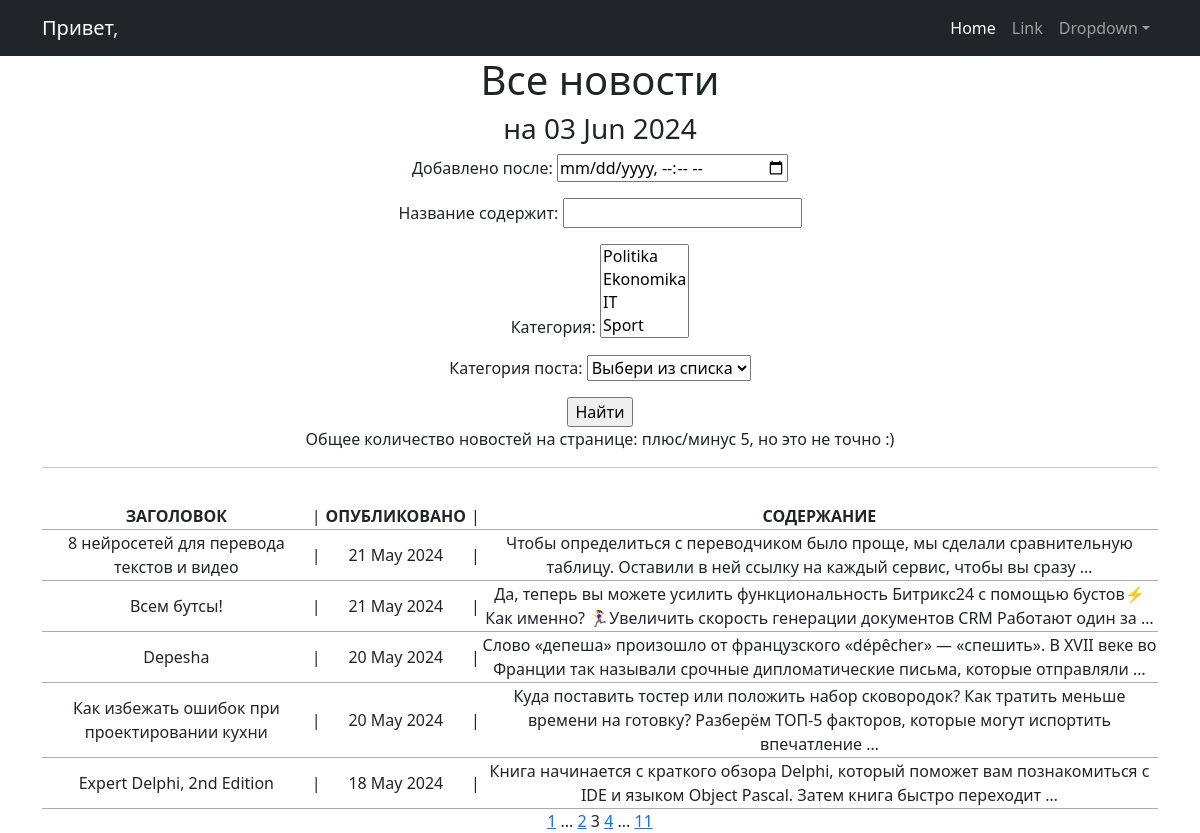
Screenshot of /news/?page=2&page=3& with the database file from the repository.
### news/models.py (models this page shows, shortened)
class Post(models.Model):
    post_author = models.ForeignKey(Author, on_delete=models.CASCADE, verbose_name='Автор')
    post_type = models.CharField(max_length=1, choices=POST_TYPE_CHOICES, verbose_name='Тип поста')
    created_at = models.DateTimeField(auto_now_add=True, verbose_name="Дата создания")
    categories = models.ManyToManyField(Category, through='PostCategory', verbose_name="Категория")
    title = models.CharField(max_length=256, verbose_name="Заголовок")
    content = models.TextField(blank=True, verbose_name="Содержание")
    post_rating = models.IntegerField(default=0)

### news/views.py (the view, shortened to what this page needs)
# urls.py: path('', PostsList.as_view(), name='news'),
class PostsList(ListView):
    model = Post
    ordering = '-created_at'
    template_name = 'news.html'
    context_object_name = 'news'
    paginate_by = 5
    def get_queryset(self):
        queryset = super().get_queryset()
        self.filterset = PostFilter(self.request.GET, queryset=queryset)
        logger.debug(f"Параметры фильтрации: {self.request.GET}")
        return self.filterset.qs
    def get_context_data(self, **kwargs):
        context = super().get_context_data(**kwargs)
        context['time_now'] = datetime.utcnow()
        context['filterset'] = self.filterset
        return context

### news/models.py (called while the page is built)
    def __str__(self):
        return self.category_name

### template/news.html
{% extends 'flatpages/default.html' %}
{% load censor_filter %}
{% block content %}
    <h1>Все новости</h1>
<h3>на {{ time_now|date:'d M Y' }}</h3>
    <form action="" method="get">
    {{ filterset.form.as_p }}
    <input type="submit" value="Найти" />
   </form>
    <p> Общее количество новостей на странице:  плюс/минус {{ news|length }}, но это не точно :)</p>
   <hr>
   {% if news %}
       <table width="100%" style ="margin-top: 35px">
           <tr>
               <th width="300">ЗАГОЛОВОК</th>
               <td> | </td>
               <th width="150">ОПУБЛИКОВАНО</th>
               <td> | </td>
               <th width="800">СОДЕРЖАНИЕ</th>
           </tr>
           {% for i in news %}
           <tr class = "table-group-divider">
               <td>{{ i.title|truncatewords:8 }}</td>
               <td> | </td>
               <td>{{ i.created_at|date:"d M Y" }}</td>
               <td> | </td>
               <td>{{ i.content|truncatewords:20 }}</td>
           </tr>
           {% endfor %}
       </table>
   {% else %}
       <h5>По Вашему запросу ничего не нашлось? Загляните позже, авторы уже пишут!</h5>
   {% endif %}
{% if page_obj.has_previous %}
    <a href="?{{ request.GET.urlencode }}&page=1{% if filterset %}&{{ filterset.urlencode }}{% endif %}">1</a>
    {% if page_obj.previous_page_number != 1 %}
        ...
        <a href="?{{ request.GET.urlencode }}&page={{ page_obj.previous_page_number }}{% if filterset %}&{{ filterset.urlencode }}{% endif %}">{{ page_obj.previous_page_number }}</a>
    {% endif %}
{% endif %}
{{ page_obj.number }}
{% if page_obj.has_next %}
    <a href="?{{ request.GET.urlencode }}&page={{ page_obj.next_page_number }}{% if filterset %}&{{ filterset.urlencode }}{% endif %}">{{ page_obj.next_page_number }}</a>
    {% if paginator.num_pages != page_obj.next_page_number %}
        ...
        <a href="?{{ request.GET.urlencode }}&page={{ page_obj.paginator.num_pages }}{% if filterset %}&{{ filterset.urlencode }}{% endif %}">{{ page_obj.paginator.num_pages }}</a>
    {% endif %}
{% endif %}
{% endblock content %}

### rows the page displays
Post: title "8 нейросетей для перевода текстов и видео", created_at "21 May 2024", content "Чтобы определиться с переводчиком было проще, мы сделали сравнительную таблицу. Оставили в ней ссылку на каждый сервис, чтобы вы сразу …"
Post: title "Всем бутсы!", created_at "21 May 2024", content "Да, теперь вы можете усилить функциональность Битрикс24 с помощью бустов⚡️ Как именно? 🏃‍♀️Увеличить скорость генерации документов CRM Работают один за …"
Post: title "Depesha", created_at "20 May 2024", content "Слово «депеша» произошло от французского «dépêcher» — «спешить». В XVII веке во Франции так называли срочные дипломатические письма, которые отправляли …"
Post: title "Как избежать ошибок при проектировании кухни", created_at "20 May 2024", content "Куда поставить тостер или положить набор сковородок? Как тратить меньше времени на готовку? Разберём ТОП-5 факторов, которые могут испортить впечатление …"
Post: title "Expert Delphi, 2nd Edition", created_at "18 May 2024", content "Книга начинается с краткого обзора Delphi, который поможет вам познакомиться с IDE и языком Object Pascal. Затем книга быстро переходит …"

### other values shown
{{ time_now|date:'d M Y' }} "03 Jun 2024"
{{ news|length }} "5"
{{ page_obj.previous_page_number }} "2"
{{ page_obj.number }} "3"
{{ page_obj.next_page_number }} "4"
{{ page_obj.paginator.num_pages }} "11"
